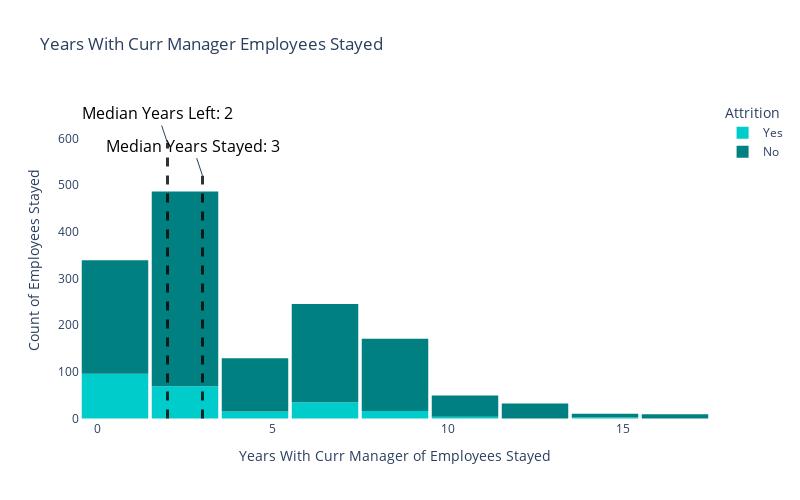

The notebook cell saved with this chart:
### Markdown cell above
#### 7. Do longer durations with the current manager relate to lower attrition rates?

### Code cell
fig = px.histogram(df, x = 'YearsWithCurrManager', nbins=15, color='Attrition',
                   title='Years With Curr Manager Employees Stayed',
                   color_discrete_sequence=['#00cccc' ,'#008080'])
fig.update_layout(bargap = 0.05, width = 800, height = 500, plot_bgcolor = '#FFFFFF')
median_years_stayed = df_stayed['YearsWithCurrManager'].median()
median_years_left = df_left['YearsWithCurrManager'].median()
fig.add_shape(
    dict(
        type = 'line',
        line = dict(color = 'black', width = 3, dash = 'dash'),
        x0 = median_years_stayed,
        x1 = median_years_stayed,
        y0 = 0, 
        y1 = 520,
        name = 'Median Years Stayed',
        opacity = 0.8
    )
)
fig.add_shape(
    dict(
        type = 'line',
        line = dict(color = 'black', width = 3, dash = 'dash'),
        x0 = median_years_left,
        x1 = median_years_left,
        y0 = 0, 
        y1 = 590,
        name = 'Median Years Left',
        opacity = 0.8
    )
)
fig.add_annotation(
    x = median_years_stayed,
    y = 520, 
    text = f'Median Years Stayed: {int(median_years_stayed):.0f}',
    font = dict(size = 16, color = '#000000')
)
fig.add_annotation(
    x = median_years_left,
    y = 590, 
    text = f'Median Years Left: {int(median_years_left):.0f}',
    font = dict(size = 16, color = '#000000')
)
fig.update_xaxes(title = 'Years With Curr Manager of Employees Stayed', showgrid = False)
fig.update_yaxes(title = 'Count of Employees Stayed', showgrid = False)

fig.show()

### Figure 1 — Plotly figure (JSON) as saved in the notebook; plotly's stock layout.template omitted (floating-point values rounded to 4 significant figures; data arrays with more than 128 entries replaced by an {"elided": "..."} marker saying what was removed)
{"data": [{"alignmentgroup": "True", "bingroup": "x", "hovertemplate": "Attrition=Yes<br>YearsWithCurrManager=%{x}<br>count=%{y}<extra></extra>", "legendgroup": "Yes", "marker": {"color": "#00cccc", "pattern": {"shape": ""}}, "name": "Yes", "nbinsx": 15, "offsetgroup": "Yes", "orientation": "v", "showlegend": true, "type": "histogram", "x": {"elided": "237 int values"}, "xaxis": "x", "yaxis": "y"}, {"alignmentgroup": "True", "bingroup": "x", "hovertemplate": "Attrition=No<br>YearsWithCurrManager=%{x}<br>count=%{y}<extra></extra>", "legendgroup": "No", "marker": {"color": "#008080", "pattern": {"shape": ""}}, "name": "No", "nbinsx": 15, "offsetgroup": "No", "orientation": "v", "showlegend": true, "type": "histogram", "x": {"elided": "1233 int values"}, "xaxis": "x", "yaxis": "y"}], "layout": {"annotations": [{"font": {"color": "#000000", "size": 16}, "text": "Median Years Stayed: 3", "x": 3, "y": 520}, {"font": {"color": "#000000", "size": 16}, "text": "Median Years Left: 2", "x": 2, "y": 590}], "bargap": 0.05, "barmode": "relative", "height": 500, "legend": {"title": {"text": "Attrition"}, "tracegroupgap": 0}, "plot_bgcolor": "#FFFFFF", "shapes": [{"line": {"color": "black", "dash": "dash", "width": 3}, "name": "Median Years Stayed", "opacity": 0.8, "type": "line", "x0": 3, "x1": 3, "y0": 0, "y1": 520}, {"line": {"color": "black", "dash": "dash", "width": 3}, "name": "Median Years Left", "opacity": 0.8, "type": "line", "x0": 2, "x1": 2, "y0": 0, "y1": 590}], "title": {"text": "Years With Curr Manager Employees Stayed"}, "width": 800, "xaxis": {"anchor": "y", "domain": [0, 1], "showgrid": false, "title": {"text": "Years With Curr Manager of Employees Stayed"}}, "yaxis": {"anchor": "x", "domain": [0, 1], "showgrid": false, "title": {"text": "Count of Employees Stayed"}}}}
